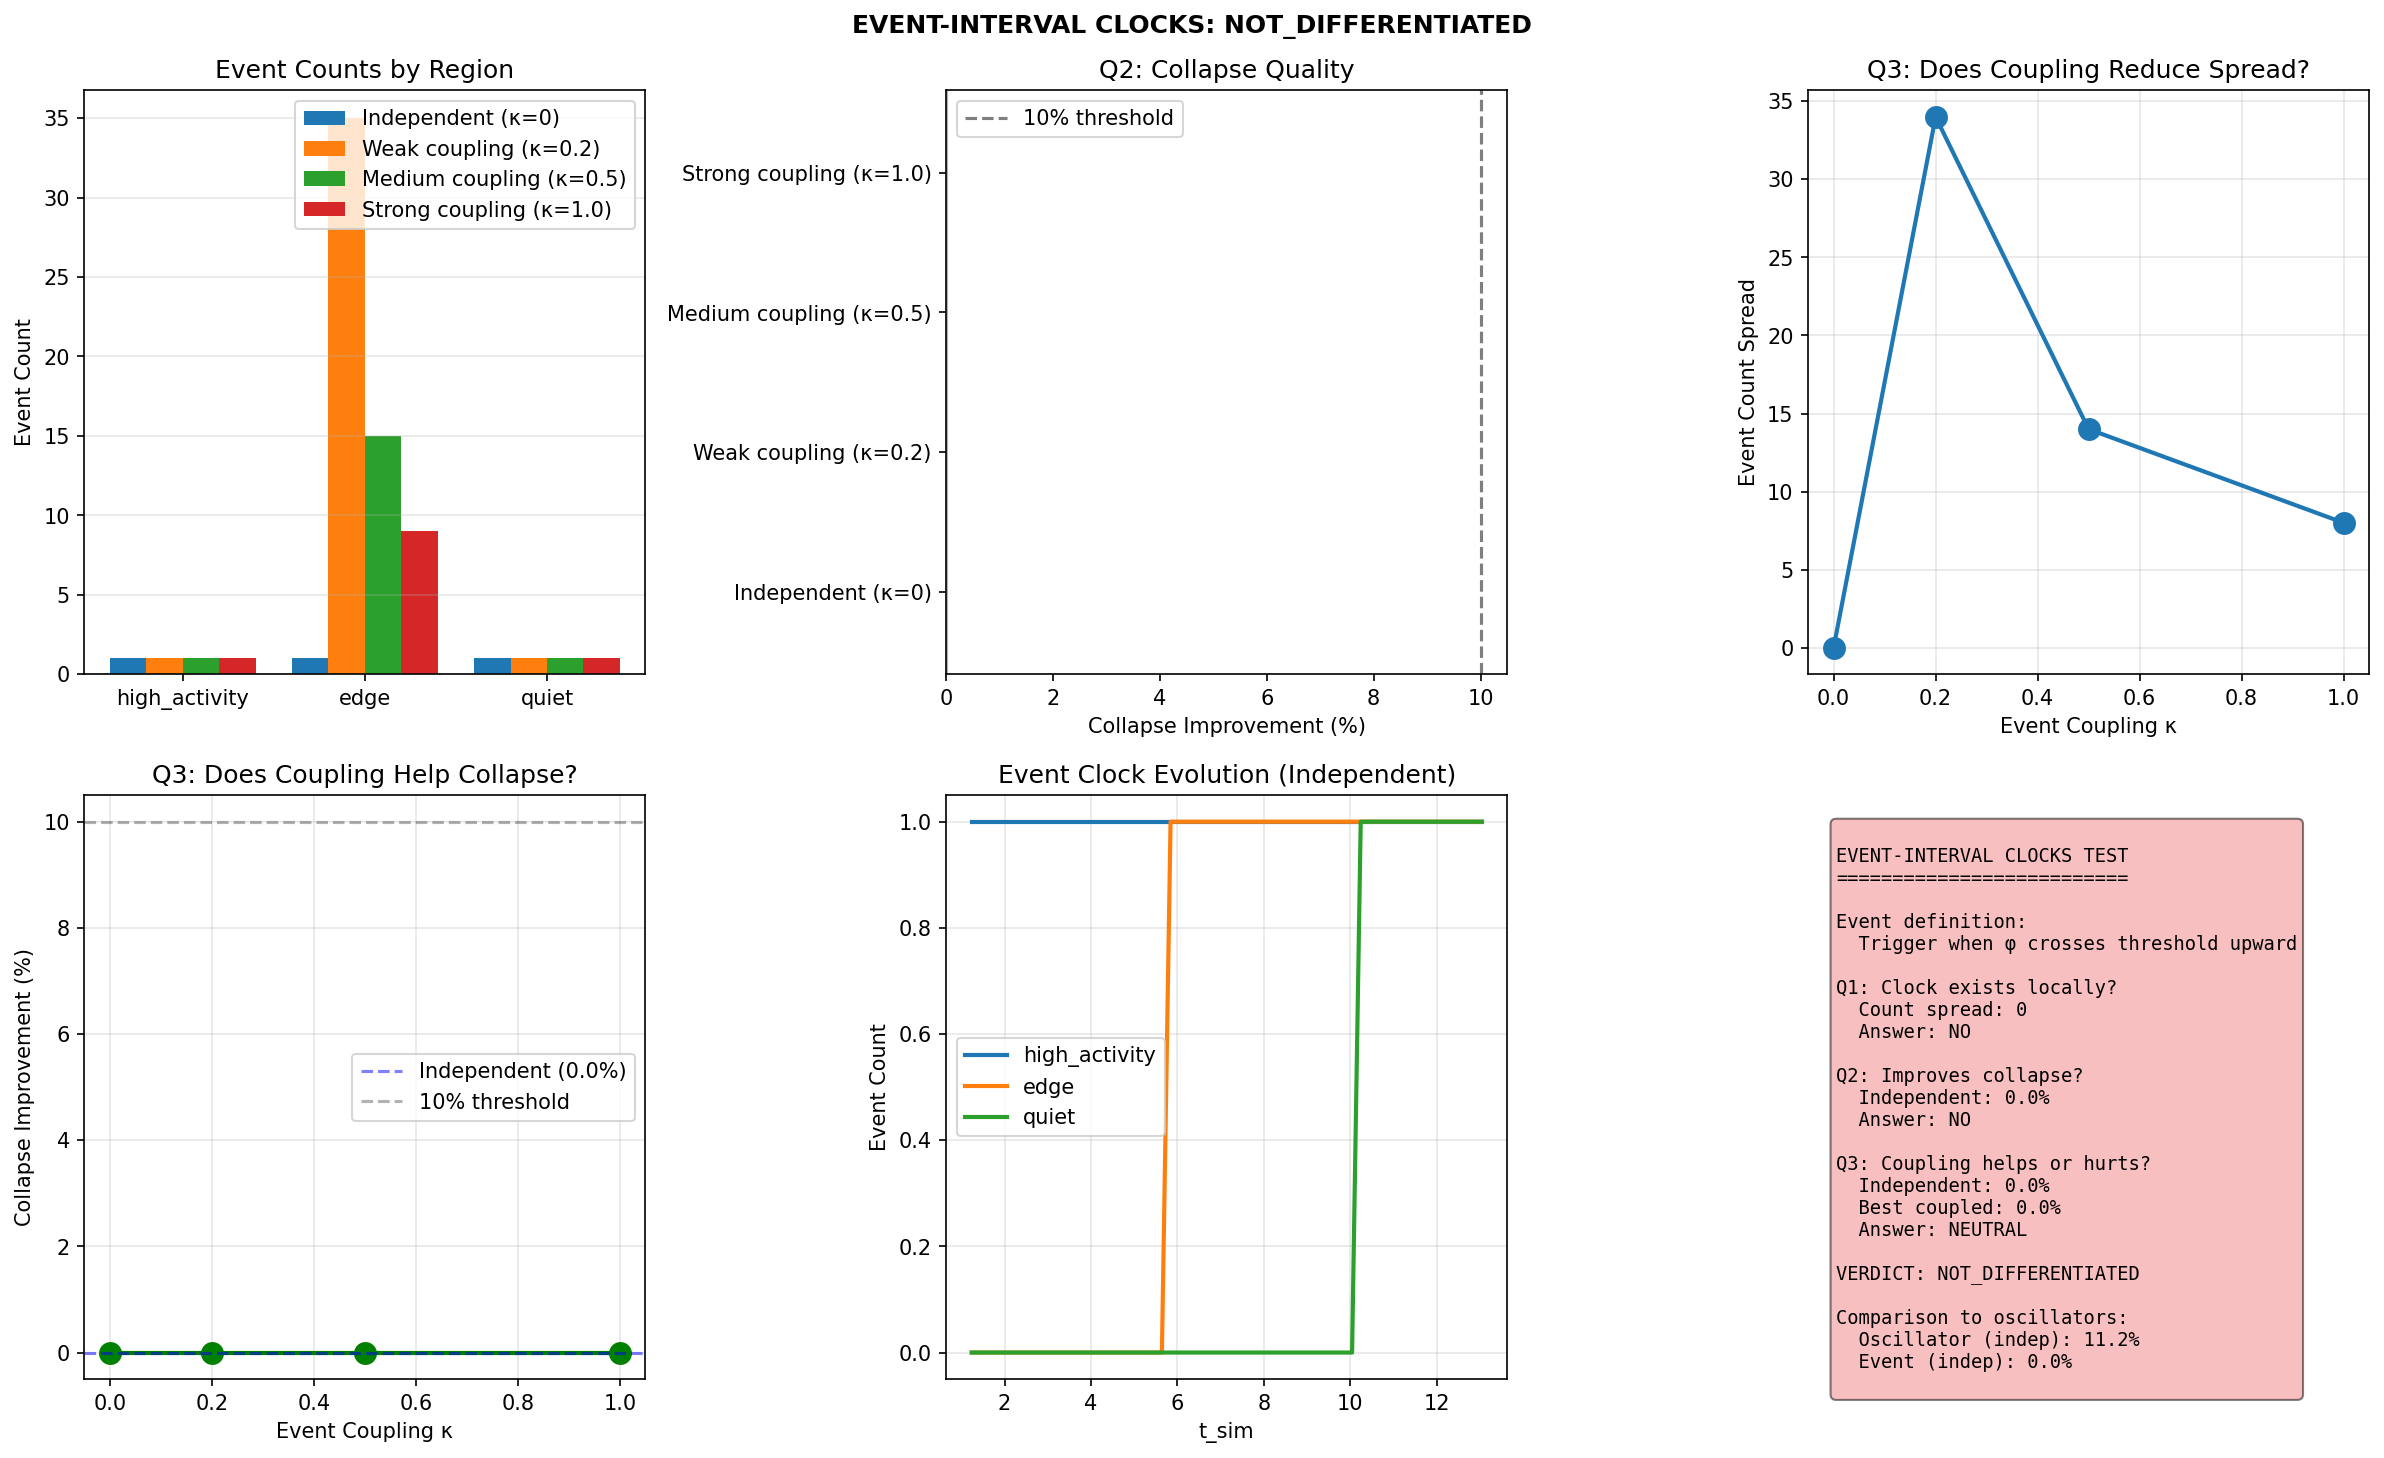

The Python source for this figure:
#!/usr/bin/env python3
"""
QMRT Event-Interval Clocks
===========================

Test discrete event-based clocks (threshold crossings) with the three questions:

1. Does the clock exist locally? (Do events occur at different rates in different regions?)
2. Does it improve collapse? (Does parameterizing by event count help?)
3. Does forcing agreement help or hurt? (Does coupling event detectors reduce information?)

EVENT CLOCK DEFINITION:
  Event occurs when φ(xᵢ, t) crosses threshold Φ_th upward
  N_events(xᵢ) = count of threshold crossings
  Δt_k = interval between event k and k+1
  τ_event = N_events (discrete event time)

This is fundamentally different from oscillators:
- Oscillators: continuous phase accumulation
- Events: discrete, triggered by actual wave dynamics
"""

import numpy as np
import matplotlib.pyplot as plt
from scipy.ndimage import gaussian_filter
from scipy.interpolate import interp1d
import json


class EventClockSimulator:
    """
    Simulator with event-interval clocks.
    """
    
    def __init__(
        self,
        size: int = 80,
        c_0: float = 2.0,
        tau_0: float = 1.0,
        beta: float = 1.0,
        lambda_relax: float = 1.5,
        D_medium: float = 0.1,
        gamma_wave: float = 0.008,
        dt: float = 0.04,
        # Event detector parameters
        phi_threshold: float = 0.2,
        # Event coupling (for test 3)
        kappa_event: float = 0.0,  # Coupling between event detectors
    ):
        self.size = size
        self.c_0 = c_0
        self.tau_0 = tau_0
        self.beta = beta
        self.lambda_relax = lambda_relax
        self.D_medium = D_medium
        self.gamma_wave = gamma_wave
        self.dt = dt
        self.phi_threshold = phi_threshold
        self.kappa_event = kappa_event
        
        # Fields
        self.phi = np.zeros((size, size))
        self.phi_dot = np.zeros((size, size))
        self.tau = np.ones((size, size)) * tau_0
        
        self.t_sim = 0.0
        self.probes = {}
        
        # Event state
        self.prev_phi = {}
        self.event_times = {}
        self.event_count = {}
        self.effective_threshold = {}  # Can be modified by coupling
        
        self.history = {'t_sim': []}
    
    def set_probes(self, probes: dict):
        self.probes = probes
        for name in probes:
            self.prev_phi[name] = 0.0
            self.event_times[name] = []
            self.event_count[name] = 0
            self.effective_threshold[name] = self.phi_threshold
            self.history[f'event_count_{name}'] = []
            self.history[f'phi_{name}'] = []
            self.history[f'tau_event_{name}'] = []
    
    def compute_c_eff(self):
        c_eff = self.c_0 * self.tau / self.tau_0
        return np.clip(c_eff, 0.3, self.c_0 * 1.5)
    
    def step(self):
        """Advance with event detection."""
        rho = self.phi**2 + self.phi_dot**2
        rho_smooth = gaussian_filter(rho, sigma=2.0)
        rho_max = np.max(rho_smooth) + 1e-10
        
        tau_eq = self.tau_0 / (1 + self.beta * rho_smooth / rho_max)
        
        lap_tau = (np.roll(self.tau, 1, axis=0) + np.roll(self.tau, -1, axis=0) +
                   np.roll(self.tau, 1, axis=1) + np.roll(self.tau, -1, axis=1) - 
                   4 * self.tau)
        
        dtau_dt = -self.lambda_relax * (self.tau - tau_eq) + self.D_medium * lap_tau
        self.tau += dtau_dt * self.dt
        self.tau = np.clip(self.tau, 0.1, 2.0)
        
        c_eff = self.compute_c_eff()
        
        lap_phi = (np.roll(self.phi, 1, axis=0) + np.roll(self.phi, -1, axis=0) +
                   np.roll(self.phi, 1, axis=1) + np.roll(self.phi, -1, axis=1) - 
                   4 * self.phi)
        
        acc = c_eff**2 * lap_phi - self.gamma_wave * self.phi_dot
        self.phi_dot += acc * self.dt
        self.phi += self.phi_dot * self.dt
        
        probe_names = list(self.probes.keys())
        
        # Event coupling: adjust thresholds based on other detectors
        if self.kappa_event > 0:
            mean_count = np.mean([self.event_count[name] for name in probe_names])
            for name in probe_names:
                # Lower threshold if behind, raise if ahead
                deviation = self.event_count[name] - mean_count
                self.effective_threshold[name] = self.phi_threshold + self.kappa_event * deviation * 0.1
                self.effective_threshold[name] = np.clip(self.effective_threshold[name], 0.05, 0.5)
        
        # Event detection at each probe
        for name, (ri, rj) in self.probes.items():
            local_phi = self.phi[ri, rj]
            prev = self.prev_phi[name]
            threshold = self.effective_threshold[name]
            
            # Detect upward threshold crossing
            if prev < threshold and local_phi >= threshold:
                self.event_times[name].append(self.t_sim)
                self.event_count[name] += 1
            
            self.prev_phi[name] = local_phi
        
        self.t_sim += self.dt
    
    def record_history(self):
        self.history['t_sim'].append(self.t_sim)
        
        for name, (ri, rj) in self.probes.items():
            self.history[f'event_count_{name}'].append(self.event_count[name])
            self.history[f'phi_{name}'].append(self.phi[ri, rj])
            # Event time = event count (discrete)
            self.history[f'tau_event_{name}'].append(self.event_count[name])
    
    def add_pulse(self, center, amplitude=3.0, width=4.0, velocity=True):
        for i in range(self.size):
            for j in range(self.size):
                r = np.sqrt((i - center[0])**2 + (j - center[1])**2)
                if r < 4 * width:
                    if velocity:
                        self.phi_dot[i, j] += amplitude * np.exp(-r**2 / (2 * width**2))
                    else:
                        self.phi[i, j] += amplitude * np.exp(-r**2 / (2 * width**2))


def compute_event_metrics(history, probe_names):
    """Compute event clock metrics."""
    
    results = {}
    
    # Final event counts
    final_counts = {name: history[f'event_count_{name}'][-1] for name in probe_names}
    results['final_counts'] = {name: int(final_counts[name]) for name in probe_names}
    
    # Event count spread (Question 1: do events occur at different rates?)
    counts = list(final_counts.values())
    count_spread = max(counts) - min(counts) if counts else 0
    results['count_spread'] = int(count_spread)
    results['events_exist_locally'] = bool(count_spread >= 2)
    
    # Compute collapse quality (Question 2)
    t_sim = np.array(history['t_sim'])
    tau_event = {name: np.array(history[f'tau_event_{name}']) for name in probe_names}
    phi = {name: np.array(history[f'phi_{name}']) for name in probe_names}
    
    # Observable: smoothed |φ|
    phi_abs = {name: np.abs(phi[name]) for name in probe_names}
    
    # Variance under t_sim
    obs_stack = np.vstack([phi_abs[name] for name in probe_names])
    variance_t_sim = np.mean(np.var(obs_stack, axis=0))
    
    # Variance under tau_event (discrete, so need careful handling)
    # Only valid where event counts differ
    event_mins = [np.min(tau_event[name]) for name in probe_names]
    event_maxs = [np.max(tau_event[name]) for name in probe_names]
    event_common_min = max(event_mins)
    event_common_max = min(event_maxs)
    
    if event_common_max > event_common_min + 1:
        # Interpolate onto common event count grid
        event_common = np.arange(event_common_min, event_common_max + 1)
        
        interpolated = []
        for name in probe_names:
            # Sort by event count
            sort_idx = np.argsort(tau_event[name])
            event_sorted = tau_event[name][sort_idx]
            obs_sorted = phi_abs[name][sort_idx]
            
            try:
                f = interp1d(event_sorted, obs_sorted, kind='linear',
                            bounds_error=False, fill_value='extrapolate')
                interpolated.append(f(event_common))
            except:
                pass
        
        if len(interpolated) >= 2:
            variance_tau_event = np.mean(np.var(np.vstack(interpolated), axis=0))
        else:
            variance_tau_event = variance_t_sim
    else:
        variance_tau_event = variance_t_sim
    
    improvement = (variance_t_sim - variance_tau_event) / variance_t_sim * 100 if variance_t_sim > 0 else 0
    
    results['variance_t_sim'] = float(variance_t_sim)
    results['variance_tau_event'] = float(variance_tau_event)
    results['improvement_pct'] = float(improvement)
    results['improves_collapse'] = bool(improvement > 10)
    
    return results


def run_event_clock_test():
    """
    Test event-interval clocks with the three questions.
    """
    print("=" * 70)
    print("EVENT-INTERVAL CLOCKS TEST")
    print("=" * 70)
    print()
    print("Three questions:")
    print("  1. Does the clock exist locally? (Different event rates?)")
    print("  2. Does it improve collapse?")
    print("  3. Does forcing agreement help or hurt?")
    print()
    
    probes = {
        'high_activity': (40, 40),
        'edge': (40, 20),
        'quiet': (20, 20),
    }
    probe_names = list(probes.keys())
    
    # Test configurations
    configs = [
        {'name': 'Independent (κ=0)', 'kappa_event': 0.0},
        {'name': 'Weak coupling (κ=0.2)', 'kappa_event': 0.2},
        {'name': 'Medium coupling (κ=0.5)', 'kappa_event': 0.5},
        {'name': 'Strong coupling (κ=1.0)', 'kappa_event': 1.0},
    ]
    
    all_results = []
    
    for config in configs:
        print(f"\nRunning: {config['name']}")
        print("-" * 50)
        
        sim = EventClockSimulator(
            size=80,
            beta=1.0,
            lambda_relax=1.5,
            phi_threshold=0.05,  # Lower threshold for more events
            kappa_event=config['kappa_event'],
        )
        sim.set_probes(probes)
        
        # Add stationary energy
        sim.add_pulse([40, 40], amplitude=4.0, velocity=False)
        
        # Settle
        for _ in range(30):
            sim.step()
        
        # Add multiple propagating pulses for more events
        for t_pulse in range(8):  # More pulses
            if t_pulse > 0:
                for _ in range(80):
                    sim.step()
                    if _ % 4 == 0:
                        sim.record_history()
            sim.add_pulse([40, 40], amplitude=3.0, velocity=True)  # Stronger pulses
        
        # Final run
        for t in range(200):
            sim.step()
            if t % 5 == 0:
                sim.record_history()
        
        metrics = compute_event_metrics(sim.history, probe_names)
        metrics['config'] = config['name']
        metrics['kappa_event'] = config['kappa_event']
        all_results.append(metrics)
        
        print(f"  Event counts: {metrics['final_counts']}")
        print(f"  Count spread: {metrics['count_spread']}")
        print(f"  Q1 - Events exist locally: {metrics['events_exist_locally']}")
        print(f"  Q2 - Collapse improvement: {metrics['improvement_pct']:.1f}%")
        print(f"  Q2 - Improves collapse: {metrics['improves_collapse']}")
    
    # Question 3 analysis
    print("\n" + "=" * 70)
    print("QUESTION 3: Does forcing agreement help or hurt?")
    print("=" * 70)
    
    independent_result = all_results[0]
    coupled_results = all_results[1:]
    
    print(f"\n  Independent collapse: {independent_result['improvement_pct']:.1f}%")
    for r in coupled_results:
        delta = r['improvement_pct'] - independent_result['improvement_pct']
        direction = "HELPS" if delta > 2 else "HURTS" if delta < -2 else "NEUTRAL"
        print(f"  {r['config']}: {r['improvement_pct']:.1f}% ({delta:+.1f}% → {direction})")
    
    # Overall verdict
    print("\n" + "=" * 70)
    print("VERDICT")
    print("=" * 70)
    
    q1_pass = independent_result['events_exist_locally']
    q2_pass = independent_result['improves_collapse']
    
    # Q3: Does any coupling help?
    best_coupled = max([r['improvement_pct'] for r in coupled_results])
    q3_coupling_helps = best_coupled > independent_result['improvement_pct'] + 2
    q3_coupling_hurts = all([r['improvement_pct'] < independent_result['improvement_pct'] - 2 for r in coupled_results])
    
    print(f"\n  Q1 - Clock exists locally: {'PASS' if q1_pass else 'FAIL'}")
    print(f"  Q2 - Improves collapse: {'PASS' if q2_pass else 'FAIL'}")
    print(f"  Q3 - Coupling helps: {'YES' if q3_coupling_helps else 'NO'}")
    print(f"  Q3 - Coupling hurts: {'YES' if q3_coupling_hurts else 'NO'}")
    
    if q1_pass and q2_pass:
        if q3_coupling_hurts:
            verdict = "EVENT CLOCKS WORK, COUPLING HURTS (like oscillators)"
            verdict_short = "WORKS_COUPLING_HURTS"
        elif q3_coupling_helps:
            verdict = "EVENT CLOCKS WORK, COUPLING HELPS"
            verdict_short = "WORKS_COUPLING_HELPS"
        else:
            verdict = "EVENT CLOCKS WORK, COUPLING NEUTRAL"
            verdict_short = "WORKS_COUPLING_NEUTRAL"
    elif q1_pass:
        verdict = "EVENT CLOCKS EXIST BUT DON'T IMPROVE COLLAPSE"
        verdict_short = "EXISTS_NO_COLLAPSE"
    else:
        verdict = "EVENT CLOCKS NOT DIFFERENTIATED"
        verdict_short = "NOT_DIFFERENTIATED"
    
    print(f"\n>>> {verdict}")
    
    # Plotting
    fig = plt.figure(figsize=(16, 10))
    
    # 1. Event counts by config
    ax = fig.add_subplot(2, 3, 1)
    x = np.arange(len(probe_names))
    width = 0.2
    for i, r in enumerate(all_results):
        counts = [r['final_counts'][name] for name in probe_names]
        ax.bar(x + i*width, counts, width, label=r['config'])
    ax.set_xticks(x + width * 1.5)
    ax.set_xticklabels(probe_names)
    ax.set_ylabel('Event Count')
    ax.set_title('Event Counts by Region')
    ax.legend()
    ax.grid(True, alpha=0.3, axis='y')
    
    # 2. Collapse improvement
    ax = fig.add_subplot(2, 3, 2)
    names = [r['config'] for r in all_results]
    improvements = [r['improvement_pct'] for r in all_results]
    colors = ['green' if imp > 10 else 'orange' if imp > 0 else 'red' for imp in improvements]
    ax.barh(names, improvements, color=colors)
    ax.axvline(x=10, color='k', linestyle='--', alpha=0.5, label='10% threshold')
    ax.axvline(x=0, color='k', linestyle='-', alpha=0.3)
    ax.set_xlabel('Collapse Improvement (%)')
    ax.set_title('Q2: Collapse Quality')
    ax.legend()
    
    # 3. Count spread vs coupling
    ax = fig.add_subplot(2, 3, 3)
    kappas = [r['kappa_event'] for r in all_results]
    spreads = [r['count_spread'] for r in all_results]
    ax.plot(kappas, spreads, 'o-', linewidth=2, markersize=10)
    ax.set_xlabel('Event Coupling κ')
    ax.set_ylabel('Event Count Spread')
    ax.set_title('Q3: Does Coupling Reduce Spread?')
    ax.grid(True, alpha=0.3)
    
    # 4. Improvement vs coupling
    ax = fig.add_subplot(2, 3, 4)
    ax.plot(kappas, improvements, 'o-', linewidth=2, markersize=10, color='green')
    ax.axhline(y=improvements[0], color='blue', linestyle='--', alpha=0.5, label=f'Independent ({improvements[0]:.1f}%)')
    ax.axhline(y=10, color='k', linestyle='--', alpha=0.3, label='10% threshold')
    ax.set_xlabel('Event Coupling κ')
    ax.set_ylabel('Collapse Improvement (%)')
    ax.set_title('Q3: Does Coupling Help Collapse?')
    ax.legend()
    ax.grid(True, alpha=0.3)
    
    # 5. Event count evolution (independent)
    ax = fig.add_subplot(2, 3, 5)
    # Re-run independent for history
    sim_viz = EventClockSimulator(size=80, beta=1.0, phi_threshold=0.15, kappa_event=0.0)
    sim_viz.set_probes(probes)
    sim_viz.add_pulse([40, 40], amplitude=4.0, velocity=False)
    for _ in range(30):
        sim_viz.step()
    for t_pulse in [0, 100, 200]:
        if t_pulse > 0:
            for _ in range(100):
                sim_viz.step()
                if _ % 5 == 0:
                    sim_viz.record_history()
        sim_viz.add_pulse([40, 40], amplitude=2.5, velocity=True)
    for t in range(100):
        sim_viz.step()
        if t % 5 == 0:
            sim_viz.record_history()
    
    t_sim = np.array(sim_viz.history['t_sim'])
    for name in probe_names:
        counts = np.array(sim_viz.history[f'event_count_{name}'])
        ax.plot(t_sim, counts, label=name, linewidth=2)
    ax.set_xlabel('t_sim')
    ax.set_ylabel('Event Count')
    ax.set_title('Event Clock Evolution (Independent)')
    ax.legend()
    ax.grid(True, alpha=0.3)
    
    # 6. Summary
    ax = fig.add_subplot(2, 3, 6)
    ax.axis('off')
    
    summary = f"""
EVENT-INTERVAL CLOCKS TEST
==========================

Event definition:
  Trigger when φ crosses threshold upward

Q1: Clock exists locally?
  Count spread: {independent_result['count_spread']}
  Answer: {'YES' if q1_pass else 'NO'}

Q2: Improves collapse?
  Independent: {independent_result['improvement_pct']:.1f}%
  Answer: {'YES' if q2_pass else 'NO'}

Q3: Coupling helps or hurts?
  Independent: {independent_result['improvement_pct']:.1f}%
  Best coupled: {best_coupled:.1f}%
  Answer: {'HELPS' if q3_coupling_helps else 'HURTS' if q3_coupling_hurts else 'NEUTRAL'}

VERDICT: {verdict_short}

Comparison to oscillators:
  Oscillator (indep): 11.2%
  Event (indep): {independent_result['improvement_pct']:.1f}%
"""
    
    color = 'lightgreen' if q1_pass and q2_pass else 'lightyellow' if q1_pass else 'lightcoral'
    ax.text(0.05, 0.95, summary, transform=ax.transAxes, fontsize=9,
           verticalalignment='top', fontfamily='monospace',
           bbox=dict(boxstyle='round', facecolor=color, alpha=0.5))
    
    plt.suptitle(f'EVENT-INTERVAL CLOCKS: {verdict_short}', fontsize=12, fontweight='bold')
    plt.tight_layout()
    plt.savefig('/app/backend/qmrt_topology/event_clocks.png', dpi=150, bbox_inches='tight')
    print("\nSaved event_clocks.png")
    
    # Save JSON
    results_json = {
        'configs': all_results,
        'q1_events_exist': bool(q1_pass),
        'q2_improves_collapse': bool(q2_pass),
        'q3_coupling_helps': bool(q3_coupling_helps),
        'q3_coupling_hurts': bool(q3_coupling_hurts),
        'verdict': verdict,
        'verdict_short': verdict_short,
    }
    
    with open('/app/backend/qmrt_topology/event_clocks_results.json', 'w') as f:
        json.dump(results_json, f, indent=2)
    print("Saved event_clocks_results.json")
    
    return results_json


if __name__ == "__main__":
    results = run_event_clock_test()
